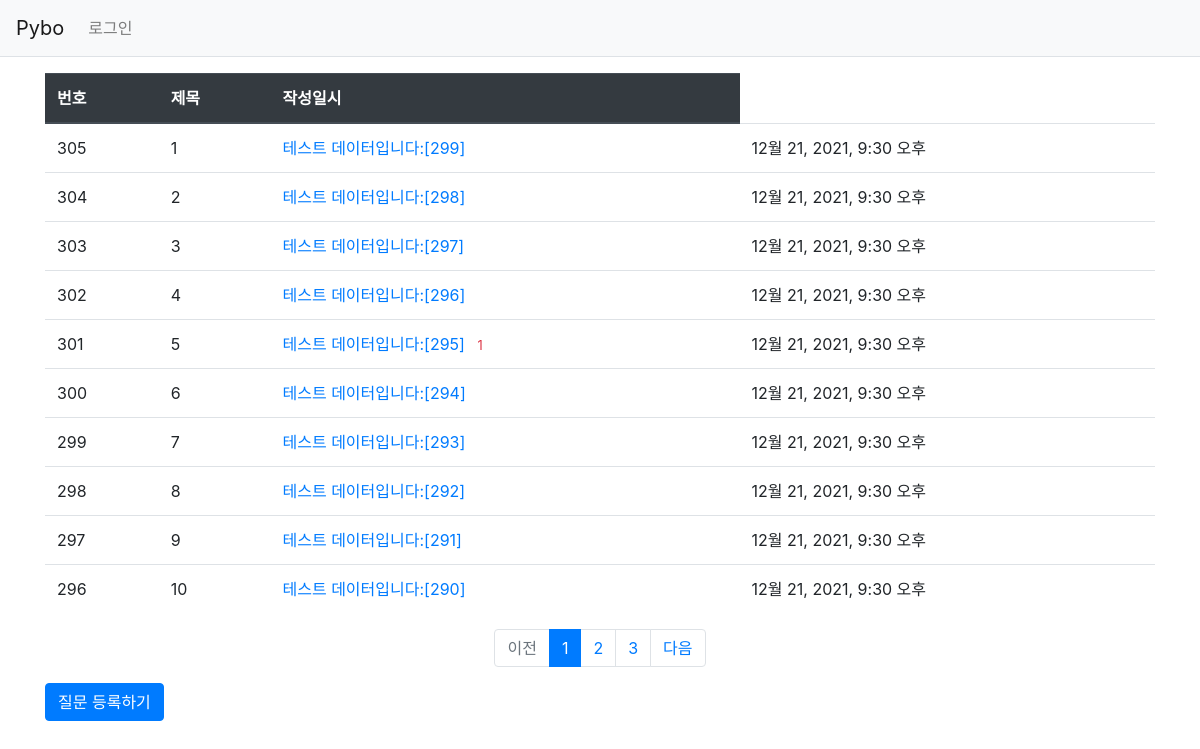
Screenshot of /pybo/ with the database file from the repository.
### pybo/models.py (models this page shows, shortened)
class Question(models.Model):
	author = models.ForeignKey(User, on_delete=models.CASCADE)  # on-delete 옵션 :계정이 삭제되면 이 계정이 작성한 질문을 모두 삭제
	subject = models.CharField(max_length=200)  # 글자 수가 제한된 필드의 경우 CharField 사용
	content = models.TextField()                # 글자 수를 제한할 수 없을 땐 TextField 사용
	create_date = models.DateTimeField()

### pybo/views.py (the view)
# urls.py: path('', views.index, name='index'),        # '/'에 해당되는 path
def index(request):
	page = request.GET.get('page', '1') # page
	question_list = Question.objects.order_by('-create_date')
	paginator = Paginator(question_list, 10) # 페이지 당 10개씩 보여주기
	page_obj = paginator.get_page(page)
	context = {'question_list':page_obj}
	return render(request, './templates/pybo/question_list.html', context)

### pybo/templatetags/pybo_filter.py (called while the page is built)
@register.filter
def sub(value, arg):
	return value - arg

### templates/pybo/question_list.html
{% extends '../base.html' %}
{% load pybo_filter%}
{% block content %}
<div class="container my-3">
    <table class="table">
        <thead>
        <tr class="thead-dark">
            <th>번호</th>
            <th>제목</th>
            <th>작성일시</th>
        </tr>
        </thead>
        <tbody>
        {% if question_list %}
        {% for question in question_list %}
        <tr>
            <td>
                {{ question_list.paginator.count|sub:question_list.start_index|sub:forloop.counter0|add:1 }}
            </td>
            <td>{{ forloop.counter }}</td>
            <td>
                <a href="{% url 'pybo:detail' question.id %}">{{ question.subject }}</a>
                {% if question.answer_set.count > 0 %}
                <span class="text-danger small ml-2">{{ question.answer_set.count }}</span>
                {% endif %}
            </td>
            <td>{{ question.create_date }}</td>
        </tr>
        {% endfor %}
        {% else %}
        <tr>
            <td colspan="3">질문이 없습니다.</td>
        </tr>
        {% endif %}
        </tbody>
    </table>
    <ul class="pagination justify-content-center">
        {% if question_list.has_previous %}
        <li class="page-item">
            <a class="page-link" href="?page={{ question_list.previous_page_number }}">이전</a>
        </li>
        {% else %}
        <li class="page-item disabled">
            <a class="page-link" tabindex="-1" aria-disabled="true" href="#">이전</a>
        </li>
        {% endif %}
        {% for page_number in question_list.paginator.page_range %}
        {% if page_number >= question_list.number|add:-2 and page_number <= question_list.number|add:2 %}
            {% if page_number == question_list.number %}
            <li class="page-item active" aria-current="page">
                <a class="page-link" href="?page={{ page_number }}">{{ page_number }}</a>
            </li>
            {% else %}
            <li class="page-item">
                <a class="page-link" href="?page={{ page_number }}">{{ page_number }}</a>
            </li>
            {% endif %}
        {% endif %}
        {% endfor %}
        {% if question_list.has_next %}
        <li class="page-item">
            <a class="page-link" href="?page={{ question_list.next_page_number }}">다음</a>
        </li>
        {% else %}
        <li class="page-item disabled">
            <a class="page-link" tabindex="-1" aria-disabled="true" href="#">다음</a>
        </li>
        {% endif %}
    </ul>
    <a href="{% url 'pybo:question_create' %}" class="btn btn-primary"> 질문 등록하기 </a>
</div>
{% endblock %}

### rows the page displays
Question: paginator.count|sub "305", subject "테스트 데이터입니다:[299]", create_date "12월 21, 2021, 9:30 오후"
Question: paginator.count|sub "304", subject "테스트 데이터입니다:[298]", create_date "12월 21, 2021, 9:30 오후"
Question: paginator.count|sub "303", subject "테스트 데이터입니다:[297]", create_date "12월 21, 2021, 9:30 오후"
Question: paginator.count|sub "302", subject "테스트 데이터입니다:[296]", create_date "12월 21, 2021, 9:30 오후"
Question: paginator.count|sub "301", subject "테스트 데이터입니다:[295]", answer_set.count "1", create_date "12월 21, 2021, 9:30 오후"
Question: paginator.count|sub "300", subject "테스트 데이터입니다:[294]", create_date "12월 21, 2021, 9:30 오후"
Question: paginator.count|sub "299", subject "테스트 데이터입니다:[293]", create_date "12월 21, 2021, 9:30 오후"
Question: paginator.count|sub "298", subject "테스트 데이터입니다:[292]", create_date "12월 21, 2021, 9:30 오후"
Question: paginator.count|sub "297", subject "테스트 데이터입니다:[291]", create_date "12월 21, 2021, 9:30 오후"
Question: paginator.count|sub "296", subject "테스트 데이터입니다:[290]", create_date "12월 21, 2021, 9:30 오후"

### other values shown
{{ page_number }} "1"
{{ page_number }} "2" "3"
